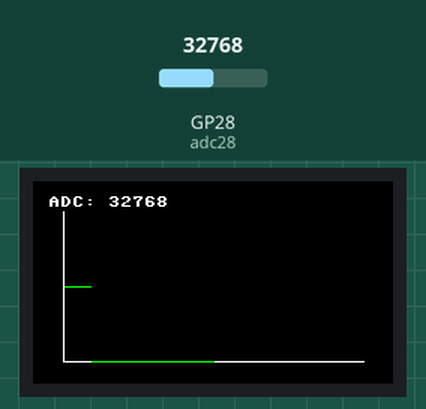
This program was run on a simulated Raspberry Pi Pico running MicroPython. Shown: 240×135 colour display. Inputs (shaded band) come from the test bench; at power-on: GP28 (adc28) = 32768 (analog values on the 0–65535 scale).

Above: at 2.24 s.
2.3 s: GP28 (adc28) set to 0
3.8 s: GP28 (adc28) set to 7864
At 3.92 s:
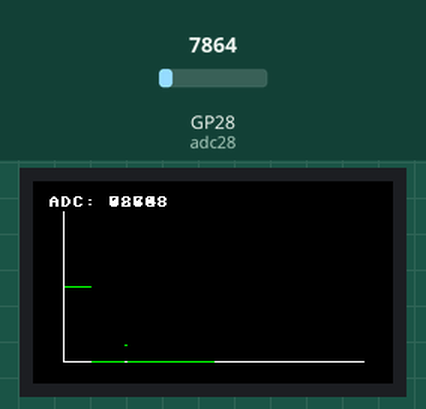
5.3 s: GP28 (adc28) set to 19660
At 12.6 s:
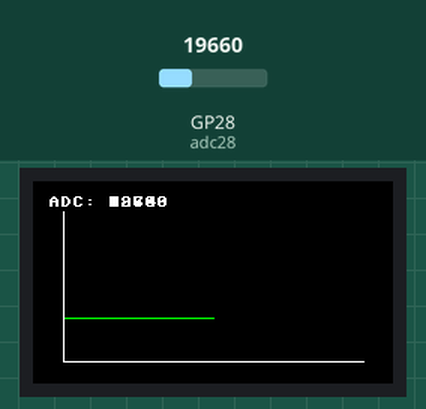

Measured:
- after the input at 3.8 s, the display: first changes after 0.06 s (image 1 shows a later state)

The program:

pwm_plotter_rp2040.py
```python
from machine import Pin, PWM, ADC, SPI, UART
import time
import framebuf
import math
import gc

# Display pins
BL = 13
DC = 8
RST = 12
MOSI = 11
SCK = 10
CS = 9

def colour(R,G,B):
    return (((G&0b00011100)<<3) +((B&0b11111000)>>3)<<8) + (R&0b11111000)+((G&0b11100000)>>5)

class LCD_1inch14(framebuf.FrameBuffer):
    def __init__(self):
        self.width = 240
        self.height = 135
        gc.collect()  # Libera memória antes de criar o framebuffer
        self.cs = Pin(CS,Pin.OUT)
        self.rst = Pin(RST,Pin.OUT)
        self.cs(1)
        self.spi = SPI(1,100000_000,polarity=0, phase=0,sck=Pin(SCK),mosi=Pin(MOSI),miso=None)
        self.dc = Pin(DC,Pin.OUT)
        self.dc(1)
        self.buffer = bytearray(self.height * self.width * 2)
        super().__init__(self.buffer, self.width, self.height, framebuf.RGB565)
        self.init_display()
    def write_cmd(self, cmd):
        self.cs(1); self.dc(0); self.cs(0)
        self.spi.write(bytearray([cmd]))
        self.cs(1)
    def write_data(self, buf):
        self.cs(1); self.dc(1); self.cs(0)
        self.spi.write(bytearray([buf]))
        self.cs(1)
    def init_display(self):
        for cmd, data in [
            (0x36, [0x70]), (0x3A, [0x05]), (0xB2, [0x0C,0x0C,0x00,0x33,0x33]),
            (0xB7, [0x35]), (0xBB, [0x19]), (0xC0, [0x2C]), (0xC2, [0x01]),
            (0xC3, [0x12]), (0xC4, [0x20]), (0xC6, [0x0F]), (0xD0, [0xA4,0xA1]),
            (0xE0, [0xD0,0x04,0x0D,0x11,0x13,0x2B,0x3F,0x54,0x4C,0x18,0x0D,0x0B,0x1F,0x23]),
            (0xE1, [0xD0,0x04,0x0C,0x11,0x13,0x2C,0x3F,0x44,0x51,0x2F,0x1F,0x1F,0x20,0x23]),
            (0x21, []), (0x11, []), (0x29, [])
        ]:
            self.write_cmd(cmd)
            for d in data: self.write_data(d)
    def show(self):
        self.write_cmd(0x2A); self.write_data(0x00); self.write_data(0x28)
        self.write_data(0x01); self.write_data(0x17)
        self.write_cmd(0x2B); self.write_data(0x00); self.write_data(0x35)
        self.write_data(0x00); self.write_data(0xBB)
        self.write_cmd(0x2C)
        self.cs(1); self.dc(1); self.cs(0)
        self.spi.write(self.buffer)
        self.cs(1)

class PWMPlotter:
    def __init__(self):
        self.adc28 = ADC(2)  # GPIO28
        self.lcd = LCD_1inch14()
        self.pwm = PWM(Pin(BL))
        self.pwm.freq(1000)
        self.pwm.duty_u16(32768)

        # Inicializa UART
        self.uart = UART(0, baudrate=115200, tx=Pin(0), rx=Pin(1))
        self.uart.init(baudrate=115200, bits=8, parity=None, stop=1)

        self.last_save = 0
        self.save_interval = 100  # ms

        # Buffer para o gráfico
        self.buffer_size = 100
        self.valores = [0] * self.buffer_size
        self.indice = 0

        # Desenha a grade
        self.lcd.fill(colour(0,0,0))
        self.lcd.line(20, 120, 220, 120, colour(255,255,255))  # Eixo X
        self.lcd.line(20, 20, 20, 120, colour(255,255,255))    # Eixo Y
        self.lcd.show()

    def salvar_dado(self, valor):
        """Salva um dado via UART"""
        timestamp = time.ticks_ms()
        self.uart.write(f"{timestamp},{valor}\n")

    def atualizar_display(self, valor):
        """Atualiza o display com o valor atual e o gráfico"""
        # Atualiza o buffer circular
        self.valores[self.indice] = valor
        self.indice = (self.indice + 1) % self.buffer_size

        # Limpa a área do gráfico
        self.lcd.fill_rect(21, 21, 199, 99, colour(0,0,0))

        # Desenha a grade
        self.lcd.line(20, 120, 220, 120, colour(255,255,255))  # Eixo X
        self.lcd.line(20, 20, 20, 120, colour(255,255,255))    # Eixo Y

        # Desenha o gráfico
        for i in range(self.buffer_size):
            x = 21 + i
            y = 120 - int((self.valores[i] / 65535) * 100)
            if 21 <= x <= 220 and 21 <= y <= 120:
                self.lcd.fill_rect(x, y, 1, 1, colour(0,255,0))

        # Mostra o valor atual
        self.lcd.text(f"ADC: {valor}", 10, 10, colour(255,255,255))

        # Atualiza o display
        self.lcd.show()

    def run(self):
        try:
            # Mensagem inicial
            self.lcd.fill(colour(0,0,0))
            self.lcd.text("PWM Plotter", 30, 60, colour(255,255,255))
            self.lcd.text("Iniciando...", 30, 80, colour(0,255,0))
            self.lcd.show()
            time.sleep_ms(1000)

            while True:
                # Lê o ADC
                valor = self.adc28.read_u16()

                # Atualiza o display
                self.atualizar_display(valor)

                # Salva dado a cada 100ms
                if time.ticks_diff(time.ticks_ms(), self.last_save) >= self.save_interval:
                    self.salvar_dado(valor)
                    self.last_save = time.ticks_ms()

                time.sleep_ms(50)  # Atualiza a cada 50ms

        except Exception as e:
            self.lcd.fill(colour(0,0,0))
            self.lcd.text(f"Erro: {str(e)}", 30, 60, colour(255,0,0))
            self.lcd.show()
            time.sleep_ms(5000)

def main():
    plotter = PWMPlotter()
    plotter.run()

if __name__ == "__main__":
    main() 
```
